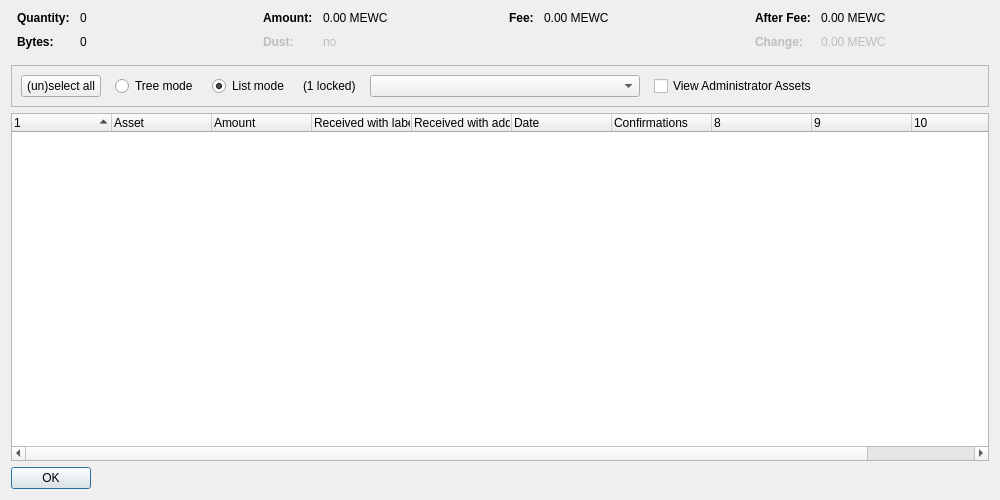
<?xml version="1.0" encoding="UTF-8"?>
<ui version="4.0">
 <class>AssetControlDialog</class>
 <widget class="QDialog" name="AssetControlDialog">
  <property name="geometry">
   <rect>
    <x>0</x>
    <y>0</y>
    <width>1000</width>
    <height>500</height>
   </rect>
  </property>
  <property name="windowTitle">
   <string>Asset Selection</string>
  </property>
  <layout class="QVBoxLayout" name="verticalLayout">
   <item>
    <layout class="QHBoxLayout" name="horizontalLayoutTop" stretch="0,0,0,0">
     <property name="topMargin">
      <number>0</number>
     </property>
     <property name="bottomMargin">
      <number>10</number>
     </property>
     <item>
      <layout class="QFormLayout" name="formLayoutAssetControl1">
       <property name="horizontalSpacing">
        <number>10</number>
       </property>
       <property name="verticalSpacing">
        <number>10</number>
       </property>
       <property name="leftMargin">
        <number>6</number>
       </property>
       <property name="rightMargin">
        <number>6</number>
       </property>
       <item row="0" column="0">
        <widget class="QLabel" name="labelAssetControlQuantityText">
         <property name="font">
          <font>
           <weight>75</weight>
           <bold>true</bold>
          </font>
         </property>
         <property name="text">
          <string>Quantity:</string>
         </property>
        </widget>
       </item>
       <item row="0" column="1">
        <widget class="QLabel" name="labelAssetControlQuantity">
         <property name="cursor">
          <cursorShape>IBeamCursor</cursorShape>
         </property>
         <property name="contextMenuPolicy">
          <enum>Qt::ActionsContextMenu</enum>
         </property>
         <property name="text">
          <string notr="true">0</string>
         </property>
         <property name="textInteractionFlags">
          <set>Qt::LinksAccessibleByMouse|Qt::TextSelectableByKeyboard|Qt::TextSelectableByMouse</set>
         </property>
        </widget>
       </item>
       <item row="1" column="0">
        <widget class="QLabel" name="labelAssetControlBytesText">
         <property name="font">
          <font>
           <weight>75</weight>
           <bold>true</bold>
          </font>
         </property>
         <property name="text">
          <string>Bytes:</string>
         </property>
        </widget>
       </item>
       <item row="1" column="1">
        <widget class="QLabel" name="labelAssetControlBytes">
         <property name="cursor">
          <cursorShape>IBeamCursor</cursorShape>
         </property>
         <property name="contextMenuPolicy">
          <enum>Qt::ActionsContextMenu</enum>
         </property>
         <property name="text">
          <string notr="true">0</string>
         </property>
         <property name="textInteractionFlags">
          <set>Qt::LinksAccessibleByMouse|Qt::TextSelectableByKeyboard|Qt::TextSelectableByMouse</set>
         </property>
        </widget>
       </item>
      </layout>
     </item>
     <item>
      <layout class="QFormLayout" name="formLayoutAssetControl2">
       <property name="horizontalSpacing">
        <number>10</number>
       </property>
       <property name="verticalSpacing">
        <number>10</number>
       </property>
       <property name="leftMargin">
        <number>6</number>
       </property>
       <property name="rightMargin">
        <number>6</number>
       </property>
       <item row="0" column="0">
        <widget class="QLabel" name="labelAssetControlAmountText">
         <property name="font">
          <font>
           <weight>75</weight>
           <bold>true</bold>
          </font>
         </property>
         <property name="text">
          <string>Amount:</string>
         </property>
        </widget>
       </item>
       <item row="0" column="1">
        <widget class="QLabel" name="labelAssetControlAmount">
         <property name="cursor">
          <cursorShape>IBeamCursor</cursorShape>
         </property>
         <property name="contextMenuPolicy">
          <enum>Qt::ActionsContextMenu</enum>
         </property>
         <property name="text">
          <string notr="true">0.00 MEWC</string>
         </property>
         <property name="textInteractionFlags">
          <set>Qt::LinksAccessibleByMouse|Qt::TextSelectableByKeyboard|Qt::TextSelectableByMouse</set>
         </property>
        </widget>
       </item>
       <item row="1" column="0">
        <widget class="QLabel" name="labelAssetControlLowOutputText">
         <property name="enabled">
          <bool>false</bool>
         </property>
         <property name="font">
          <font>
           <weight>75</weight>
           <bold>true</bold>
          </font>
         </property>
         <property name="text">
          <string>Dust:</string>
         </property>
        </widget>
       </item>
       <item row="1" column="1">
        <widget class="QLabel" name="labelAssetControlLowOutput">
         <property name="enabled">
          <bool>false</bool>
         </property>
         <property name="cursor">
          <cursorShape>IBeamCursor</cursorShape>
         </property>
         <property name="contextMenuPolicy">
          <enum>Qt::ActionsContextMenu</enum>
         </property>
         <property name="text">
          <string notr="true">no</string>
         </property>
         <property name="textInteractionFlags">
          <set>Qt::LinksAccessibleByMouse|Qt::TextSelectableByKeyboard|Qt::TextSelectableByMouse</set>
         </property>
        </widget>
       </item>
      </layout>
     </item>
     <item>
      <layout class="QFormLayout" name="formLayoutAssetControl3">
       <property name="horizontalSpacing">
        <number>10</number>
       </property>
       <property name="verticalSpacing">
        <number>10</number>
       </property>
       <property name="leftMargin">
        <number>6</number>
       </property>
       <property name="rightMargin">
        <number>6</number>
       </property>
       <item row="0" column="0">
        <widget class="QLabel" name="labelAssetControlFeeText">
         <property name="font">
          <font>
           <weight>75</weight>
           <bold>true</bold>
          </font>
         </property>
         <property name="text">
          <string>Fee:</string>
         </property>
        </widget>
       </item>
       <item row="0" column="1">
        <widget class="QLabel" name="labelAssetControlFee">
         <property name="cursor">
          <cursorShape>IBeamCursor</cursorShape>
         </property>
         <property name="contextMenuPolicy">
          <enum>Qt::ActionsContextMenu</enum>
         </property>
         <property name="text">
          <string notr="true">0.00 MEWC</string>
         </property>
         <property name="textInteractionFlags">
          <set>Qt::LinksAccessibleByMouse|Qt::TextSelectableByKeyboard|Qt::TextSelectableByMouse</set>
         </property>
        </widget>
       </item>
      </layout>
     </item>
     <item>
      <layout class="QFormLayout" name="formLayoutAssetControl4">
       <property name="horizontalSpacing">
        <number>10</number>
       </property>
       <property name="verticalSpacing">
        <number>10</number>
       </property>
       <property name="leftMargin">
        <number>6</number>
       </property>
       <property name="rightMargin">
        <number>6</number>
       </property>
       <item row="0" column="0">
        <widget class="QLabel" name="labelAssetControlAfterFeeText">
         <property name="font">
          <font>
           <weight>75</weight>
           <bold>true</bold>
          </font>
         </property>
         <property name="text">
          <string>After Fee:</string>
         </property>
        </widget>
       </item>
       <item row="0" column="1">
        <widget class="QLabel" name="labelAssetControlAfterFee">
         <property name="cursor">
          <cursorShape>IBeamCursor</cursorShape>
         </property>
         <property name="contextMenuPolicy">
          <enum>Qt::ActionsContextMenu</enum>
         </property>
         <property name="text">
          <string notr="true">0.00 MEWC</string>
         </property>
         <property name="textInteractionFlags">
          <set>Qt::LinksAccessibleByMouse|Qt::TextSelectableByKeyboard|Qt::TextSelectableByMouse</set>
         </property>
        </widget>
       </item>
       <item row="1" column="0">
        <widget class="QLabel" name="labelAssetControlChangeText">
         <property name="enabled">
          <bool>false</bool>
         </property>
         <property name="font">
          <font>
           <weight>75</weight>
           <bold>true</bold>
          </font>
         </property>
         <property name="text">
          <string>Change:</string>
         </property>
        </widget>
       </item>
       <item row="1" column="1">
        <widget class="QLabel" name="labelAssetControlChange">
         <property name="enabled">
          <bool>false</bool>
         </property>
         <property name="cursor">
          <cursorShape>IBeamCursor</cursorShape>
         </property>
         <property name="contextMenuPolicy">
          <enum>Qt::ActionsContextMenu</enum>
         </property>
         <property name="text">
          <string notr="true">0.00 MEWC</string>
         </property>
         <property name="textInteractionFlags">
          <set>Qt::LinksAccessibleByMouse|Qt::TextSelectableByKeyboard|Qt::TextSelectableByMouse</set>
         </property>
        </widget>
       </item>
      </layout>
     </item>
    </layout>
   </item>
   <item>
    <widget class="QFrame" name="frame">
     <property name="minimumSize">
      <size>
       <width>0</width>
       <height>40</height>
      </size>
     </property>
     <property name="frameShape">
      <enum>QFrame::StyledPanel</enum>
     </property>
     <property name="frameShadow">
      <enum>QFrame::Sunken</enum>
     </property>
     <layout class="QHBoxLayout" name="horizontalLayout">
      <item>
       <layout class="QHBoxLayout" name="horizontalLayoutPanel" stretch="0,0,0,0,0,0,0">
        <property name="spacing">
         <number>14</number>
        </property>
        <item>
         <widget class="QPushButton" name="pushButtonSelectAll">
          <property name="sizePolicy">
           <sizepolicy hsizetype="Maximum" vsizetype="Fixed">
            <horstretch>0</horstretch>
            <verstretch>0</verstretch>
           </sizepolicy>
          </property>
          <property name="text">
           <string>(un)select all</string>
          </property>
          <property name="autoDefault">
           <bool>false</bool>
          </property>
         </widget>
        </item>
        <item>
         <widget class="QRadioButton" name="radioTreeMode">
          <property name="sizePolicy">
           <sizepolicy hsizetype="Maximum" vsizetype="Fixed">
            <horstretch>0</horstretch>
            <verstretch>0</verstretch>
           </sizepolicy>
          </property>
          <property name="text">
           <string>Tree mode</string>
          </property>
         </widget>
        </item>
        <item>
         <widget class="QRadioButton" name="radioListMode">
          <property name="sizePolicy">
           <sizepolicy hsizetype="Maximum" vsizetype="Fixed">
            <horstretch>0</horstretch>
            <verstretch>0</verstretch>
           </sizepolicy>
          </property>
          <property name="text">
           <string>List mode</string>
          </property>
          <property name="checked">
           <bool>true</bool>
          </property>
         </widget>
        </item>
        <item>
         <widget class="QLabel" name="labelLocked">
          <property name="text">
           <string notr="true">(1 locked)</string>
          </property>
         </widget>
        </item>
        <item>
         <widget class="QComboBox" name="assetList">
          <property name="minimumContentsLength">
           <number>30</number>
          </property>
         </widget>
        </item>
        <item>
         <widget class="QCheckBox" name="viewAdministrator">
          <property name="toolTip">
           <string>View assets that you have the ownership asset for</string>
          </property>
          <property name="text">
           <string>View Administrator Assets</string>
          </property>
         </widget>
        </item>
        <item>
         <spacer name="horizontalSpacer">
          <property name="orientation">
           <enum>Qt::Horizontal</enum>
          </property>
          <property name="sizeHint" stdset="0">
           <size>
            <width>40</width>
            <height>20</height>
           </size>
          </property>
         </spacer>
        </item>
       </layout>
      </item>
     </layout>
    </widget>
   </item>
   <item>
    <widget class="AssetControlTreeWidget" name="treeWidget">
     <property name="contextMenuPolicy">
      <enum>Qt::CustomContextMenu</enum>
     </property>
     <property name="sortingEnabled">
      <bool>false</bool>
     </property>
     <property name="columnCount">
      <number>11</number>
     </property>
     <attribute name="headerShowSortIndicator" stdset="0">
      <bool>true</bool>
     </attribute>
     <attribute name="headerStretchLastSection">
      <bool>false</bool>
     </attribute>
     <column>
      <property name="text">
       <string/>
      </property>
     </column>
     <column>
      <property name="text">
       <string>Asset</string>
      </property>
     </column>
     <column>
      <property name="text">
       <string>Amount</string>
      </property>
     </column>
     <column>
      <property name="text">
       <string>Received with label</string>
      </property>
     </column>
     <column>
      <property name="text">
       <string>Received with address</string>
      </property>
     </column>
     <column>
      <property name="text">
       <string>Date</string>
      </property>
     </column>
     <column>
      <property name="text">
       <string>Confirmations</string>
      </property>
      <property name="toolTip">
       <string>Confirmed</string>
      </property>
     </column>
     <column>
      <property name="text">
       <string/>
      </property>
     </column>
     <column>
      <property name="text">
       <string/>
      </property>
     </column>
     <column>
      <property name="text">
       <string/>
      </property>
     </column>
     <column>
      <property name="text">
       <string/>
      </property>
     </column>
    </widget>
   </item>
   <item>
    <widget class="QDialogButtonBox" name="buttonBox">
     <property name="sizePolicy">
      <sizepolicy hsizetype="Maximum" vsizetype="Fixed">
       <horstretch>0</horstretch>
       <verstretch>0</verstretch>
      </sizepolicy>
     </property>
     <property name="orientation">
      <enum>Qt::Horizontal</enum>
     </property>
     <property name="standardButtons">
      <set>QDialogButtonBox::Ok</set>
     </property>
    </widget>
   </item>
  </layout>
 </widget>
 <customwidgets>
  <customwidget>
   <class>AssetControlTreeWidget</class>
   <extends>QTreeWidget</extends>
   <header location="global">qt/assetcontroltreewidget.h</header>
  </customwidget>
 </customwidgets>
 <resources/>
 <connections/>
</ui>
